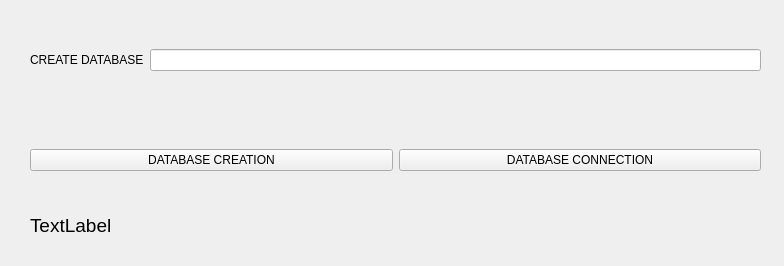
<?xml version="1.0" encoding="UTF-8"?>
<ui version="4.0">
 <class>Form</class>
 <widget class="QWidget" name="Form">
  <property name="geometry">
   <rect>
    <x>0</x>
    <y>0</y>
    <width>784</width>
    <height>266</height>
   </rect>
  </property>
  <property name="font">
   <font>
    <family>Arial</family>
   </font>
  </property>
  <property name="windowTitle">
   <string>Form</string>
  </property>
  <widget class="QLabel" name="labelResult">
   <property name="geometry">
    <rect>
     <x>30</x>
     <y>210</y>
     <width>731</width>
     <height>31</height>
    </rect>
   </property>
   <property name="font">
    <font>
     <pointsize>14</pointsize>
    </font>
   </property>
   <property name="text">
    <string>TextLabel</string>
   </property>
  </widget>
  <widget class="QWidget" name="horizontalLayoutWidget">
   <property name="geometry">
    <rect>
     <x>30</x>
     <y>20</y>
     <width>731</width>
     <height>80</height>
    </rect>
   </property>
   <layout class="QHBoxLayout" name="horizontalLayout">
    <item>
     <widget class="QLabel" name="label">
      <property name="text">
       <string>CREATE DATABASE</string>
      </property>
     </widget>
    </item>
    <item>
     <widget class="QLineEdit" name="lineEdit">
      <property name="enabled">
       <bool>true</bool>
      </property>
      <property name="frame">
       <bool>true</bool>
      </property>
     </widget>
    </item>
   </layout>
  </widget>
  <widget class="QWidget" name="horizontalLayoutWidget_2">
   <property name="geometry">
    <rect>
     <x>30</x>
     <y>120</y>
     <width>731</width>
     <height>80</height>
    </rect>
   </property>
   <layout class="QHBoxLayout" name="horizontalLayout_2">
    <item>
     <widget class="QPushButton" name="pushButtonCreateDb">
      <property name="text">
       <string>DATABASE CREATION</string>
      </property>
     </widget>
    </item>
    <item>
     <widget class="QPushButton" name="pushButtonDbcon">
      <property name="text">
       <string>DATABASE CONNECTION</string>
      </property>
     </widget>
    </item>
   </layout>
  </widget>
 </widget>
 <resources/>
 <connections/>
</ui>
